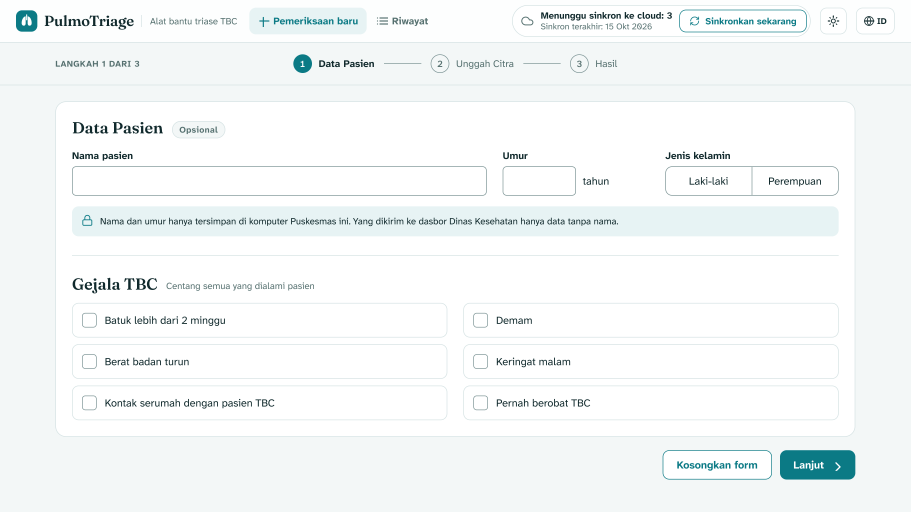
#> input picture docs/ref/a1-pasien_kosong.png, 2732 x 1536 px, found by its file name (shown at 1/3 size)
$ python jalankan_perbandingan.py
#> lines starting #> are read from the running program, lines starting #| are printed output that depends on the picture
### scripts/bandingkan.py
#!/usr/bin/env python3
"""
scripts/bandingkan.py
Alat perbandingan visual piksel antara tangkapan layar hasil dan referensi.

Penggunaan:
    python scripts/bandingkan.py <hasil.png> <ref.png> [--skala] [--toleransi 12] [--output <path>]
"""

import argparse
import os
import sys
from PIL import Image, ImageDraw
import numpy as np

try:
    import scipy.ndimage
    HAS_SCIPY = True
except ImportError:
    HAS_SCIPY = False


def bandingkan_gambar(hasil_path, ref_path, skala=False, toleransi=12, output_diff=None, abaikan=None):
#> called with hasil_path = 'docs/screenshots/a1-pasien_kosong.png', ref_path = 'docs/ref/a1-pasien_kosong.png', skala = True, toleransi = 12
    if not os.path.exists(hasil_path):
        print(f"Error: Berkas hasil tidak ditemukan: {hasil_path}", file=sys.stderr)
        return None
    if not os.path.exists(ref_path):
        print(f"Error: Berkas ref tidak ditemukan: {ref_path}", file=sys.stderr)
        return None

    img_hasil = Image.open(hasil_path).convert("RGB")
#> img_hasil is the input picture: PIL image 2732x1536 RGB; mean R, G, B 243.9, 247.4, 247.6
    img_ref = Image.open(ref_path).convert("RGB")

    w_h, h_h = img_hasil.size
#> w_h = 2732; h_h = 1536
    w_r, h_r = img_ref.size
#> w_r = 2732; h_r = 1536

    print(f"--- Perbandingan Visual ---")
    print(f"Hasil : {hasil_path} (Ukuran: {w_h}x{h_h})")
#| Hasil : docs/screenshots/a1-pasien_kosong.png (Ukuran: 2732x1536)
    print(f"Ref   : {ref_path} (Ukuran: {w_r}x{h_r})")
#| Ref   : docs/ref/a1-pasien_kosong.png (Ukuran: 2732x1536)

    if (w_h, h_h) != (w_r, h_r):
        if not skala:
            print(f"PERINGATAN: Dimensi gambar berbeda! ({w_h}x{h_h} vs {w_r}x{h_r})")
            print("Sesuai aturan: Tidak me-resize diam-diam. Gunakan opsi '--skala' bila ingin menyesuaikan ukuran.")
            return {
                "status": "dimensi_berbeda",
                "dim_hasil": (w_h, h_h),
                "dim_ref": (w_r, h_r),
                "persen_beda": 100.0,
                "area_terbesar": []
            }
        else:
            print(f"[INFO] Opsi --skala aktif: me-resize hasil ({w_h}x{h_h}) -> ({w_r}x{h_r}) dengan LANCZOS.")
            img_hasil = img_hasil.resize((w_r, h_r), Image.Resampling.LANCZOS)
            w_h, h_h = img_hasil.size

    arr_h = np.array(img_hasil, dtype=np.int16)
    arr_r = np.array(img_ref, dtype=np.int16)

    # Perbedaan kanal absolut
    diff_channels = np.abs(arr_h - arr_r)
#> diff_channels: shape (1536, 2732, 3) int16; every value is 0
    # Mask piksel yang melebihi toleransi pada kanal manapun
    diff_mask = np.any(diff_channels > toleransi, axis=2)
#> diff_mask: shape (1536, 2732) bool; every value is 0

    # Area yang diabaikan (masking placeholder foto rontgen / heatmap)
    ignored_mask = np.zeros_like(diff_mask, dtype=bool)
    ignored_areas = []
    if abaikan:
        for item in abaikan:
            try:
                if isinstance(item, str):
                    ix, iy, iw, ih = [int(p.strip()) for p in item.split(",")]
                else:
                    ix, iy, iw, ih = item
                diff_mask[iy:iy + ih, ix:ix + iw] = False
                ignored_mask[iy:iy + ih, ix:ix + iw] = True
                ignored_areas.append((ix, iy, iw, ih))
                print(f"[INFO] Mengabaikan area: x={ix}, y={iy}, w={iw}, h={ih} ({iw * ih} piksel)")
            except Exception as e:
                print(f"[PERINGATAN] Format --abaikan salah '{item}': {e}", file=sys.stderr)

    total_pixels = diff_mask.size
#> total_pixels = 4196352
    num_diff = int(np.count_nonzero(diff_mask))
#> num_diff = 0
    persen_beda = (num_diff / total_pixels) * 100.0
#> persen_beda = 0

    print(f"Toleransi kanal : {toleransi}")
    print(f"Piksel berbeda  : {num_diff} / {total_pixels} ({persen_beda:.2f}%)")
#| Piksel berbeda  : 0 / 4196352 (0.00%)

    # Identifikasi 5 area terbesar yang berbeda
    area_terbesar = []
    if HAS_SCIPY and num_diff > 0:
        # Dilasi mask agar piksel-piksel berdekatan terkelompok ke komponen yang sama
        struct = np.ones((9, 9), dtype=bool)
        dilated = scipy.ndimage.binary_dilation(diff_mask, structure=struct)
        labeled, num_features = scipy.ndimage.label(dilated)
        slices = scipy.ndimage.find_objects(labeled)

        components = []
        for s in slices:
            if s is None:
                continue
            slice_mask = diff_mask[s]
            diff_count = int(np.count_nonzero(slice_mask))
            if diff_count > 0:
                y1, y2 = s[0].start, s[0].stop
                x1, x2 = s[1].start, s[1].stop
                components.append({
                    "x1": x1, "y1": y1,
                    "x2": x2, "y2": y2,
                    "w": x2 - x1, "h": y2 - y1,
                    "count": diff_count
                })

        # Urutkan berdasarkan jumlah piksel beda
        components.sort(key=lambda c: c["count"], reverse=True)
        area_terbesar = components[:5]

        print("\n5 Area Terbesar yang Berbeda:")
        for idx, area in enumerate(area_terbesar, 1):
            print(f"  {idx}. [x1={area['x1']}, y1={area['y1']}, x2={area['x2']}, y2={area['y2']}] "
                  f"(lebar={area['w']}, tinggi={area['h']} px, {area['count']} piksel beda)")
    elif num_diff == 0:
        print("\nTidak ada perbedaan piksel yang melebihi toleransi.")

    # Simpan peta selisih (diff map)
    if output_diff is None:
        ref_base = os.path.splitext(os.path.basename(ref_path))[0]
        output_diff = os.path.join("docs", "screenshots", "diff", f"{ref_base}_diff.png")

    os.makedirs(os.path.dirname(output_diff), exist_ok=True)

    # Buat citra diff komposit:
    # Latar abu-abu redup dari gambar ref, piksel beda disorot merah terang / magenta
    gray_ref = np.array(img_ref.convert("L"), dtype=np.uint8)
    diff_vis = np.stack([gray_ref // 2, gray_ref // 2, gray_ref // 2], axis=-1)
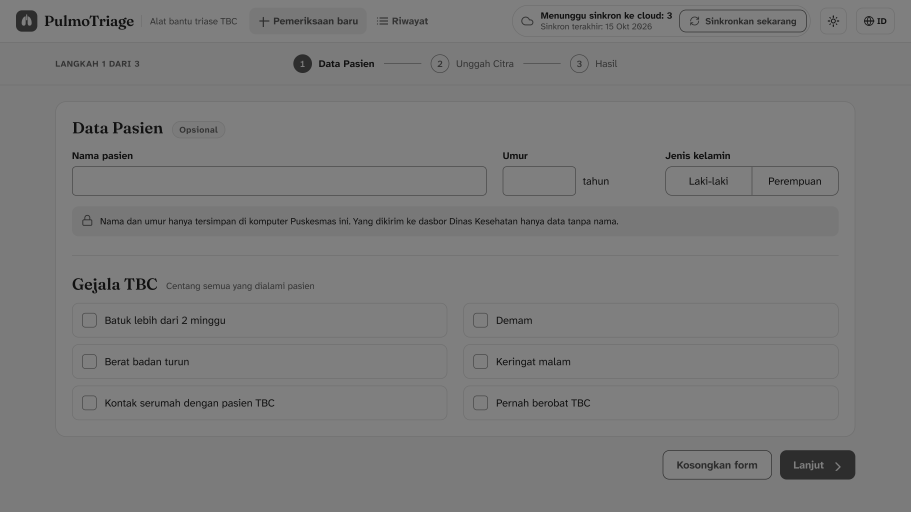
#> diff_vis: shape (1536, 2732, 3) (shown at 1/3 size); min 17, max 127, mean 123

    # Beri warna merah magenta pada piksel berbeda
    diff_vis[diff_mask] = [235, 30, 90]

    # Beri highlight biru pada area yang diabaikan
    if np.any(ignored_mask):
        diff_vis[ignored_mask] = (diff_vis[ignored_mask] * 0.4 + np.array([0, 140, 230]) * 0.6).astype(np.uint8)

    out_img = Image.fromarray(diff_vis.astype(np.uint8))
    draw = ImageDraw.Draw(out_img)

    # Gambar batas area yang diabaikan
    for ix, iy, iw, ih in ignored_areas:
        draw.rectangle([ix, iy, ix + iw, iy + ih], outline=(0, 200, 255), width=2)
        draw.text((ix + 6, iy + 6), "[DIABAIKAN]", fill=(0, 200, 255))

    # Gambar kotak pembatas untuk 5 area terbesar
    for idx, area in enumerate(area_terbesar, 1):
        draw.rectangle([area["x1"], area["y1"], area["x2"], area["y2"]], outline=(255, 230, 0), width=3)
        draw.text((area["x1"] + 4, max(0, area["y1"] - 14)), f"#{idx}", fill=(255, 230, 0))

    out_img.save(output_diff)
    print(f"\nPeta selisih disimpan di: {output_diff}")

    return {
        "status": "ok",
        "persen_beda": persen_beda,
        "piksel_beda": num_diff,
        "total_piksel": total_pixels,
        "area_terbesar": area_terbesar,
        "ignored_areas": ignored_areas,
        "output_diff": output_diff
    }


# [17 lines left out: function main, not called in this run]


# [2 lines that do not run on import are left out]

### scripts/jalankan_perbandingan.py
#!/usr/bin/env python3
"""
scripts/jalankan_perbandingan.py
Menjalankan perbandingan visual antara semua tangkapan layar di docs/screenshots/
terhadap citra referensi di docs/ref/ menggunakan modul bandingkan.py.
Menyimpan hasil ke scripts/hasil_perbandingan.json.
"""

import glob
import json
import os
import sys
from bandingkan import bandingkan_gambar

REFS = [
    "a1-pasien_kosong.png",
    "a2-pasien_terisi.png",
    "a3-pasien_error-validasi.png",
    "b1-unggah_kosong.png",
    "b2-unggah_citra-terpilih.png",
    "b3-unggah_menganalisis.png",
    "b4-unggah_popup-ditolak.png",
    "b5-unggah_error-server.png",
    "b6-unggah_error-bukan-gambar.png",
    "c1-hasil_merah.png",
    "c2-hasil_kuning.png",
    "c3-hasil_hijau.png",
    "c4-hasil_citra-janggal.png",
    "c5-hasil_tinjauan-tersimpan.png",
    "d1-dasbor_terisi.png",
    "d2-dasbor_kosong.png",
    "d3-dasbor_gagal-memuat.png",
    "e1-riwayat_pemeriksaan.png",
    "e2-riwayat_komponen-token.png",
]

def main():
    if hasattr(sys.stdout, "reconfigure"):
        sys.stdout.reconfigure(encoding="utf-8", errors="replace")

    print("=" * 80)
    print("MENJALANKAN PERBANDINGAN VISUAL 19 CITRA REFERENSI")
    print("=" * 80)

    hasil_total = []

    for ref_name in REFS:
        hasil_path = os.path.join("docs", "screenshots", ref_name)
        ref_path = os.path.join("docs", "ref", ref_name)
        diff_path = os.path.join("docs", "screenshots", "diff", f"{os.path.splitext(ref_name)[0]}_diff.png")

        print(f"\n[Membandingkan] {ref_name} ...")
        if not os.path.exists(hasil_path):
            print(f"  Error: Tangkapan layar tidak ditemukan: {hasil_path}")
            continue
        if not os.path.exists(ref_path):
            print(f"  Error: Referensi tidak ditemukan: {ref_path}")
            continue

        res = bandingkan_gambar(hasil_path, ref_path, skala=True, toleransi=12, output_diff=diff_path)
#> res = 7 items
        if res:
            res["ref_name"] = ref_name
            res["hasil_path"] = hasil_path
            res["ref_path"] = ref_path
            hasil_total.append(res)
#> pass 2 of the loop in main, `for ref_name in REFS:`:
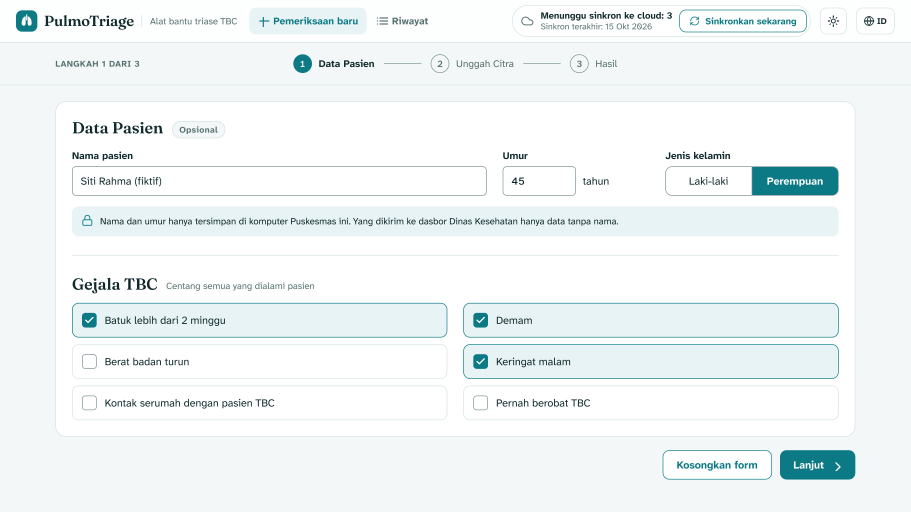
#> input picture docs/ref/a2-pasien_terisi.png, 2732 x 1536 px, found by its file name (shown at 1/3 size)
#> in bandingkan_gambar, img_hasil is the input picture: PIL image 2732x1536 RGB; mean R, G, B 239.8, 245.3, 245.6
#| Hasil : docs/screenshots/a2-pasien_terisi.png (Ukuran: 2732x1536)
#| Ref   : docs/ref/a2-pasien_terisi.png (Ukuran: 2732x1536)
#| Piksel berbeda  : 0 / 4196352 (0.00%)
#> in bandingkan_gambar (call 2), `gray_ref = np.array(img_ref.convert("L"), dtype=np.uint8)`:
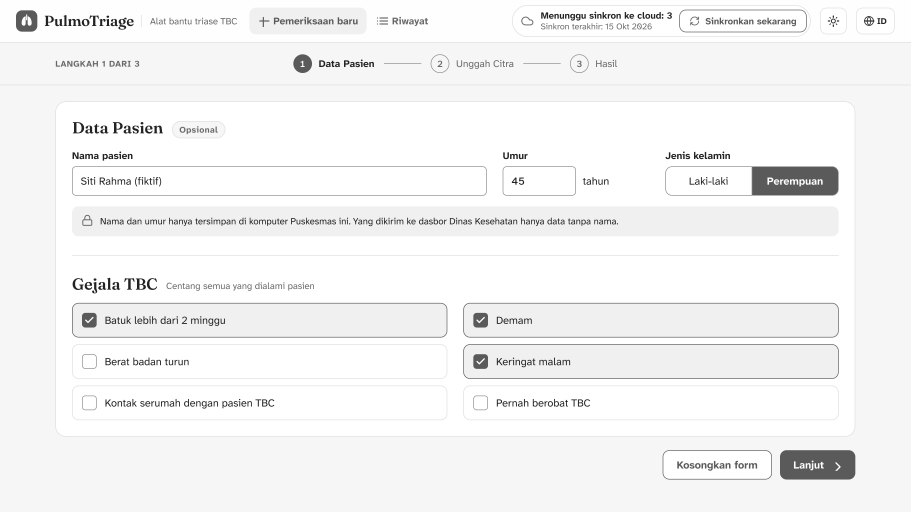
#> gray_ref: shape (1536, 2732) (shown at 1/3 size); min 34, max 255, mean 243.8
#> in bandingkan_gambar (call 2), `diff_vis = np.stack([gray_ref // 2, gray_ref // 2, gray_ref // 2], axi..`:
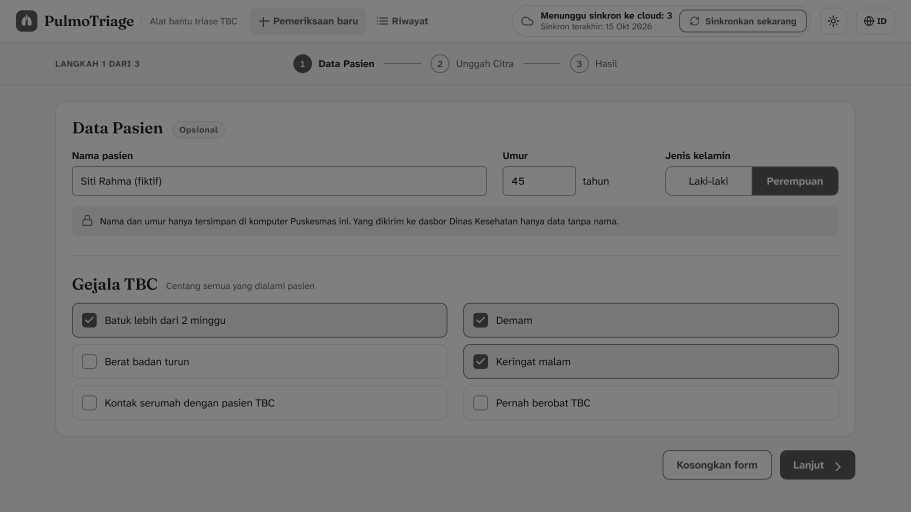
#> diff_vis: shape (1536, 2732, 3) (shown at 1/3 size); min 17, max 127, mean 121.7
#> pass 3 of the loop in main, `for ref_name in REFS:`:
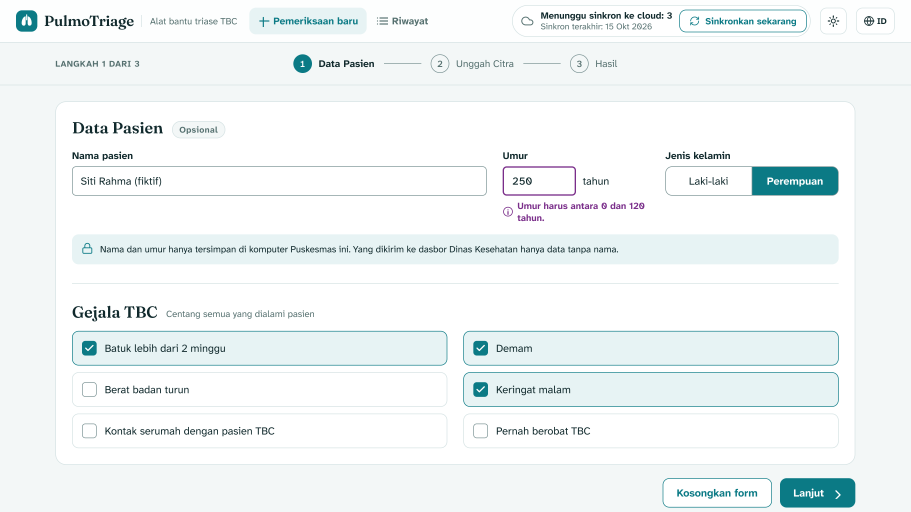
#> input picture docs/ref/a3-pasien_error-validasi.png, 2732 x 1536 px, found by its file name (shown at 1/3 size)
#> in bandingkan_gambar, img_hasil is the input picture: PIL image 2732x1536 RGB; mean R, G, B 240.2, 245.4, 245.9
#| Hasil : docs/screenshots/a3-pasien_error-validasi.png (Ukuran: 2732x1536)
#| Ref   : docs/ref/a3-pasien_error-validasi.png (Ukuran: 2732x1536)
#| Piksel berbeda  : 0 / 4196352 (0.00%)
#> in bandingkan_gambar (call 3), `gray_ref = np.array(img_ref.convert("L"), dtype=np.uint8)`:
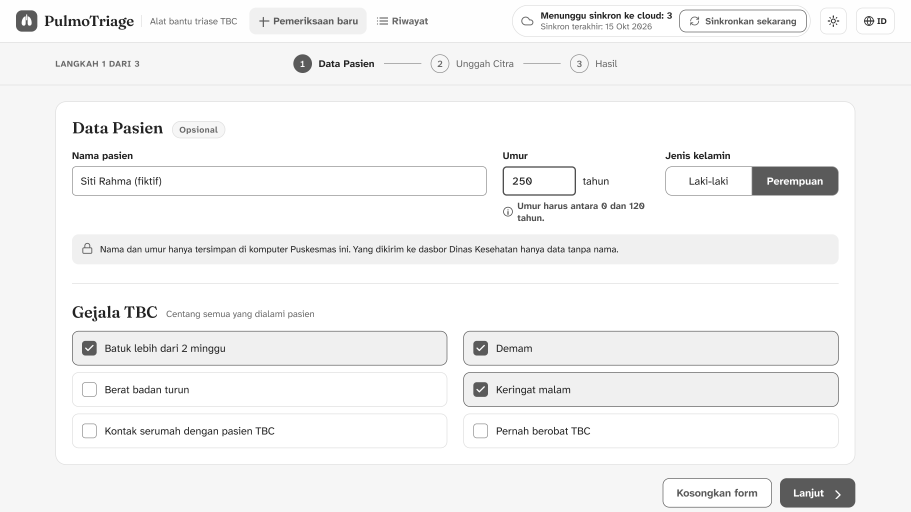
#> gray_ref: shape (1536, 2732) (shown at 1/3 size); min 34, max 255, mean 244
#> in bandingkan_gambar (call 3), `diff_vis = np.stack([gray_ref // 2, gray_ref // 2, gray_ref // 2], axi..`:
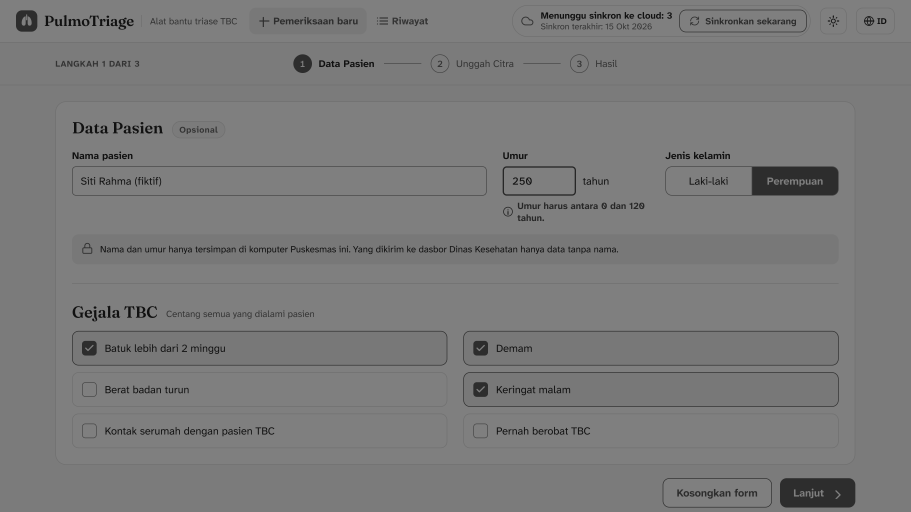
#> diff_vis: shape (1536, 2732, 3) (shown at 1/3 size); min 17, max 127, mean 121.8
#> the loop made 19 passes; the first 3 are shown

    out_json = os.path.join("scripts", "hasil_perbandingan.json")
    with open(out_json, "w", encoding="utf-8") as f:
        json.dump(hasil_total, f, indent=2)

    print("\n" + "=" * 80)
    print(f"Perbandingan selesai untuk {len(hasil_total)} gambar. Hasil disimpan di {out_json}")
    print("=" * 80)

if __name__ == "__main__":
    main()
